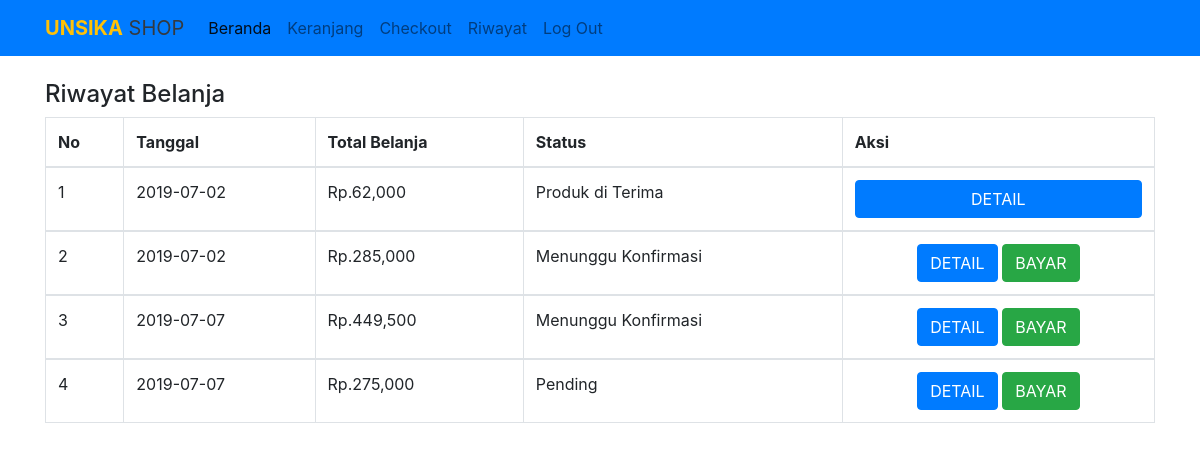
/riwayat.php (signed in), run on the app's committed database.
### tables this page shows
CREATE TABLE `tb_pembelian` (
  `id_pembelian` int(11) NOT NULL,
  `id_pelanggan` int(11) NOT NULL,
  `id_prov` int(11) NOT NULL,
  `tanggal_pembelian` date NOT NULL,
  `total_pembelian` int(11) NOT NULL,
  `tarif` int(11) NOT NULL,
  `alamat` varchar(50) NOT NULL,
  `status` varchar(30) NOT NULL
);

### riwayat.php (the view, shortened to what this page needs)
<?php
$koneksi = new mysqli("localhost", "root", "", "db_toko");
?>
<!DOCTYPE html>
<html>
<head>
  <link rel="stylesheet" href="https://stackpath.bootstrapcdn.com/bootstrap/4.2.1/css/bootstrap.min.css">
</head>
<body>
  <nav class="navbar navbar-expand-lg navbar-light bg-primary">
    <div class="container">
      <a class="navbar-brand text-dark" href="index.php"><strong class="text-warning">UNSIKA</strong> SHOP</a>
      <div class="collapse navbar-collapse" id="navbarSupportedContent">
        <ul class="navbar-nav mr-auto">
          <li class="nav-item active">
            <a class="nav-link" href="index.php">Beranda</a>
          </li>
          <li class="nav-item">
            <a class="nav-link" href="keranjang.php">Keranjang <span class="sr-only">(current)</span></a>
          </li>
          <li class="nav-item">
            <a class="nav-link" href="checkout.php">Checkout</a>
            <?php if (isset($_SESSION["pelanggan"])) : ?>
          </li>
          <li>
            <a class="nav-link" href="riwayat.php">Riwayat</a>
          </li>
          <li>
            <a class="nav-link" href="logout.php">Log Out</a>
          </li>
        <?php endif ?>
        </ul>
      </div>
    </div>
  </nav>
  <br>
  <div class="container">
    <h4>Riwayat Belanja</h4>
    <table class="table table-bordered">
      <thead>
        <tr>
          <th scope="col">No</th>
          <th scope="col">Tanggal</th>
          <th scope="col">Total Belanja</th>
          <th scope="col">Status</th>
          <th scope="col">Aksi</th>
        </tr>
      </thead>
      <?php
      $no = 1;
      $id_pelanggan = $_SESSION['pelanggan']['id_pelanggan'];
      $ambil = $koneksi->query("SELECT * FROM tb_pembelian WHERE id_pelanggan='$id_pelanggan'");
      while ($pecah = $ambil->fetch_assoc()) {
      ?>
        <tbody>
          <tr>
            <td><?php echo $no; ?></td>
            <td><?php echo $pecah['tanggal_pembelian']; ?></td>
            <td><?php echo "Rp." . number_format($pecah['total_pembelian']); ?></td>
            <td><?php echo $pecah['status'] ?></td>
            <td style="text-align: center">
              <?php if ($pecah['status'] == 'Sedang di Kirim' || $pecah['status'] == 'Produk di Terima') : ?>
                <a href="nota.php?id=<?= $pecah['id_pembelian']; ?>" class="btn btn-primary btn-block">DETAIL</a>
              <?php endif; ?>
              <?php if ($pecah['status'] == 'Menunggu Konfirmasi' || $pecah['status'] == 'Pending') : ?>
                <a href="nota.php?id=<?= $pecah['id_pembelian']; ?>" class="btn btn-primary">DETAIL</a>
                <a href="pembayaran.php?id=<?= $pecah['id_pembelian']; ?>" class="btn btn-success">BAYAR</a>
              <?php endif; ?>
            </td>
          </tr>
        </tbody>
        <?php $no++; ?>
      <?php } ?>
    </table>
  </div>
</body>
</html>

### data on the page
tb_pembelian: tanggal_pembelian "2019-07-02", total_pembelian "62,000", status "Produk di Terima"
tb_pembelian: tanggal_pembelian "2019-07-02", total_pembelian "285,000", status "Menunggu Konfirmasi"
tb_pembelian: tanggal_pembelian "2019-07-07", total_pembelian "449,500", status "Menunggu Konfirmasi"
tb_pembelian: tanggal_pembelian "2019-07-07", total_pembelian "275,000", status "Pending"
